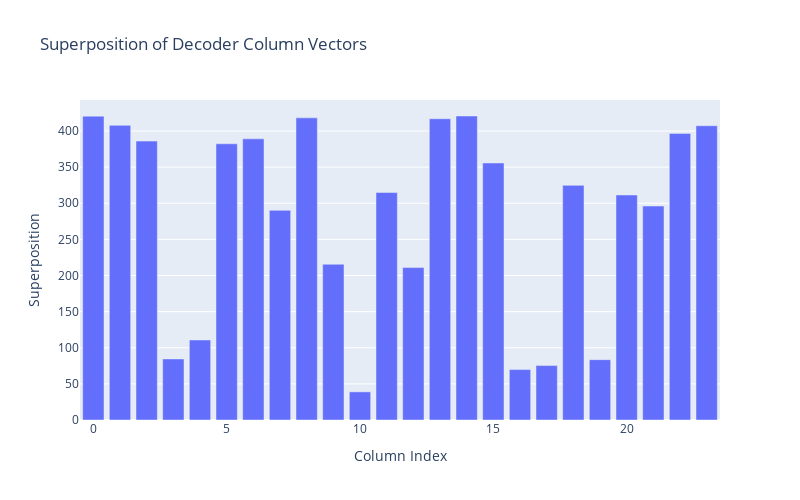

Notebook code for this chart:
### Code cell
import einops

# Calculate the superposition of each decoder column vector
superpositions = np.zeros(model_N)

for i in range(model_N):
    vec_i = d[:, i]
    for j in range(model_N):
        if i != j:
            vec_j = d[:, j]
            superposition_measure = (vec_i @ vec_j)**2 #einops.reduce(vec_i * vec_j, 'n ->', 'sum') ** 2
            superpositions[i] += superposition_measure

# Take the square root of each entry
superpositions = np.sqrt(superpositions)

# Bar chart of the superposition of each decoder column vector
fig = px.bar(x=np.arange(len(superpositions)), y=superpositions, labels={'x':'Column Index', 'y':'Superposition'}, title='Superposition of Decoder Column Vectors')
fig.update_layout(width=800, height=500)
fig.show()

### Figure 1 — Plotly figure (JSON) as saved in the notebook; plotly's stock layout.template omitted (floating-point values rounded to 4 significant figures)
{"data": [{"alignmentgroup": "True", "hovertemplate": "Column Index=%{x}<br>Superposition=%{y}<extra></extra>", "legendgroup": "", "marker": {"color": "#636efa", "pattern": {"shape": ""}}, "name": "", "offsetgroup": "", "orientation": "v", "showlegend": false, "textposition": "auto", "type": "bar", "x": [0, 1, 2, 3, 4, 5, 6, 7, 8, 9, 10, 11, 12, 13, 14, 15, 16, 17, 18, 19, 20, 21, 22, 23], "xaxis": "x", "y": [420.6, 407.8, 386.1, 84.54, 110.8, 382.3, 389.1, 290.2, 418.2, 215.5, 38.94, 314.8, 211.0, 417.0, 420.8, 355.7, 69.8, 75.31, 324.8, 83.51, 311.5, 296.2, 396.7, 407.3], "yaxis": "y"}], "layout": {"barmode": "relative", "height": 500, "legend": {"tracegroupgap": 0}, "title": {"text": "Superposition of Decoder Column Vectors"}, "width": 800, "xaxis": {"anchor": "y", "domain": [0, 1], "title": {"text": "Column Index"}}, "yaxis": {"anchor": "x", "domain": [0, 1], "title": {"text": "Superposition"}}}}
